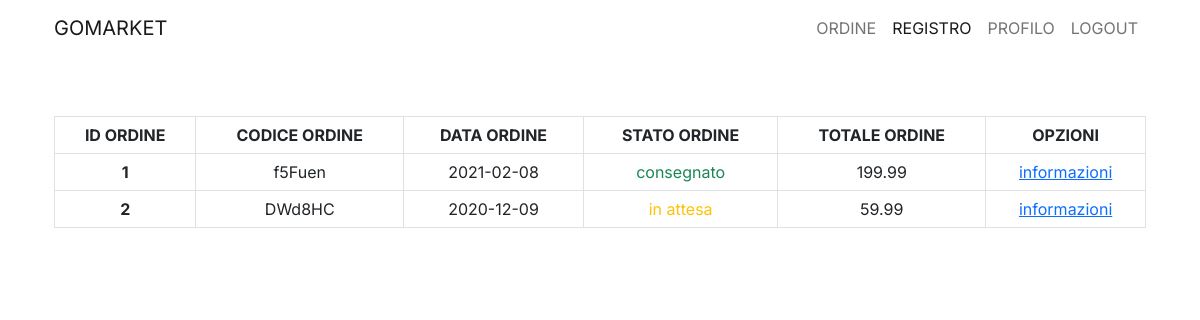
/page/cliente/registro.php (signed in), run on the app's committed database.
### tables this page shows
CREATE TABLE `ordine` (
  `ID` int(3) NOT NULL,
  `codice_ordine` varchar(255) NOT NULL,
  `stato_ordine` int(1) NOT NULL,
  `totale_ordine` float NOT NULL,
  `data_ordine` date NOT NULL,
  `fk_id_utente` int(3) NOT NULL
);

### method/funzioni.php (called while the page is built, shortened)
<?php
    function connessione($sql, $base) {
		$conn = mysqli_connect("localhost", "root", "", $base);
		$resultset = $conn->query($sql);
		$righe = mysqli_fetch_all($resultset, MYSQLI_ASSOC);
		return $righe;
	}
?>

### page/cliente/registro.php (the view, shortened to what this page needs)
<?php
    include("../../method/funzioni.php");
    if(!isset($_SESSION["NOME"])) {
        $nav = "
            <nav class='navbar sticky-top navbar-expand-lg navbar-light bg-white'>
                <div class='container-fluid'>
                <a class='navbar-brand' href='../../index.php'>GOMARKET</a>
                <button class='navbar-toggler' type='button' data-bs-toggle='collapse' data-bs-target='#navbarNav' aria-controls='navbarNav' aria-expanded='false' aria-label='Toggle navigation'>
                    <span class='navbar-toggler-icon'></span>
                </button>
                <div class='collapse navbar-collapse justify-content-end' id='navbarNav'>
                    <ul class='navbar-nav'>
                    <li class='nav-item'>
                        <a class='nav-link' href='../registrazione.php'>REGISTRATI</a>
                    </li>
                    <li class='nav-item'>
                        <a class='nav-link' href='../login.php'>ACCEDI</a>
                    </li>
                    </ul>
                </div>
                </div>
            </nav>
        ";
        $body = "
            <div class='container'>
                <div class='container row'>
                <div class='col-2'></div>
                <div class='col-8 first-item'>
                    <img src='../../assets/04.svg' class='img-fluid mx-auto d-block'>
                    </div>
                </div>
            </div>
        ";
    }else {
        $sql = "SELECT * FROM ordine o WHERE o.fk_id_utente = {$_SESSION["ID_CLIENTE"]}";
        $risultato = connessione($sql, "gomarket");
        if(empty($risultato)) {
            $flag = "
                <div class='container row'>
                    <div class='col-6 align-self-center'>
                        <img src='../../assets/07.svg' class='img-fluid mx-auto d-block'>
                    </div>
                    <div class='col-1 align-self-center'></div>
                    <div class='col-5 align-self-center'>
                        <div class='alert alert-warning' role='alert'>
                            Non sono ancora presenti ordini...creane uno
                            cliccando <a href='./nordine.php'>qui</a>
                        </div>
                    </div>
                </div>
            ";
        }else {
            $flag = "
                <table class='table table-bordered'>
                    <thead class='align-middle text-center'>
                        <tr>
                        <th scope='col'>ID ORDINE</th>
                        <th scope='col'>CODICE ORDINE</th>
                        <th scope='col'>DATA ORDINE</th>
                        <th scope='col'>STATO ORDINE</th>
                        <th scope='col'>TOTALE ORDINE</th>
                        <th scoper='col'>OPZIONI</th>
                        </tr>
                    </thead>
                    <tbody class='align-middle text-center'>
            ";
            foreach($risultato as $riga) {
                if($riga["stato_ordine"] == 0) { $stato_ordine = "<span class='text-warning align-middle'>in attesa</span>"; }
                else if($riga["stato_ordine"] == 1) { $stato_ordine = "<span class='text-secondary'>in preparazione</span>"; }
                else if($riga["stato_ordine"] == 2) { $stato_ordine = "<span class='text-primary'>in consegna</span>"; }
                else { $stato_ordine = "<span class='text-success'>consegnato</span>"; }
                $flag .= "
                    <tr>
                        <th>{$riga["ID"]}</th>
                        <td>{$riga["codice_ordine"]}</td>
                        <td>{$riga["data_ordine"]}</td>
                        <td>{$stato_ordine}</td>
                        <td>{$riga["totale_ordine"]}</td>
                        <td><a href='./detordine.php?id={$riga["ID"]}'>informazioni</a></td>
                    </tr>
                ";
            }
            $flag .= "</tbody></table>";
        }
        $nav = "
            <nav class='navbar sticky-top navbar-expand-lg navbar-light bg-white'>
                <div class='container-fluid'>
                <a class='navbar-brand' href='../../index.php'>GOMARKET</a>
                <button class='navbar-toggler' type='button' data-bs-toggle='collapse' data-bs-target='#navbarNav' aria-controls='navbarNav' aria-expanded='false' aria-label='Toggle navigation'>
                    <span class='navbar-toggler-icon'></span>
                </button>
                <div class='collapse navbar-collapse justify-content-end' id='navbarNav'>
                    <ul class='navbar-nav'>
                    <li class='nav-item'>
                        <a class='nav-link' href='./nordine.php'>ORDINE</a>
                    </li>
                    <li class='nav-item'>
                        <a class='nav-link active' href='./registro.php'>REGISTRO</a>
                    </li>
                    <li class='nav-item'>
                        <a class='nav-link' href='../profilo.php'>PROFILO</a>
                    </li>
                    <li class='nav-item'>
                        <a class='nav-link' href='../../method/logout.php'>LOGOUT</a>
                    </li>
                    </ul>
                </div>
                </div>
            </nav>
        ";
        $body = "
            <div class='container first-item'>
                {$flag}
            </div>
        ";
    }
    $html = "
        <html>
            <head>
            <link href='https://cdn.jsdelivr.net/npm/bootstrap@5.0.0-beta1/dist/css/bootstrap.min.css' rel='stylesheet'>
            <link rel='preconnect' href='https://fonts.gstatic.com'>
            <link href='https://fonts.googleapis.com/css2?family=Inter:wght@500&display=swap' rel='stylesheet'>
            <link rel='stylesheet' href='../../style/style.css'>
            <title>GoMarket</title>
            </head>
            <body>
                <div class='container-lg'>
                    {$nav}
                    {$body}
                </div>
            </body>
        </html>
    ";
    print_r($html);
?>

### style/style.css (style rules this page uses)
body { font-family: 'Inter', sans-serif; }
.first-item { padding-top: 60px; }

### data on the page
ordine: ID "1", codice_ordine "f5Fuen", data_ordine "2021-02-08", stato_ordine "consegnato", totale_ordine "199.99"
ordine: ID "2", codice_ordine "DWd8HC", data_ordine "2020-12-09", stato_ordine "in attesa", totale_ordine "59.99"
